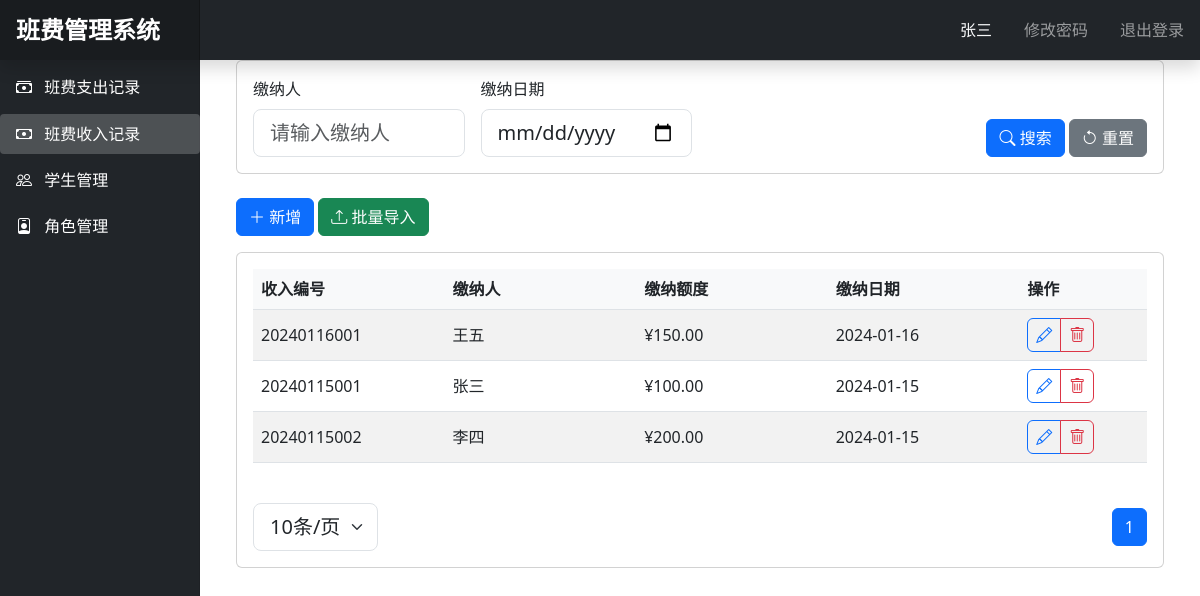
/income (signed in), run on an earlier commit of the app's database.
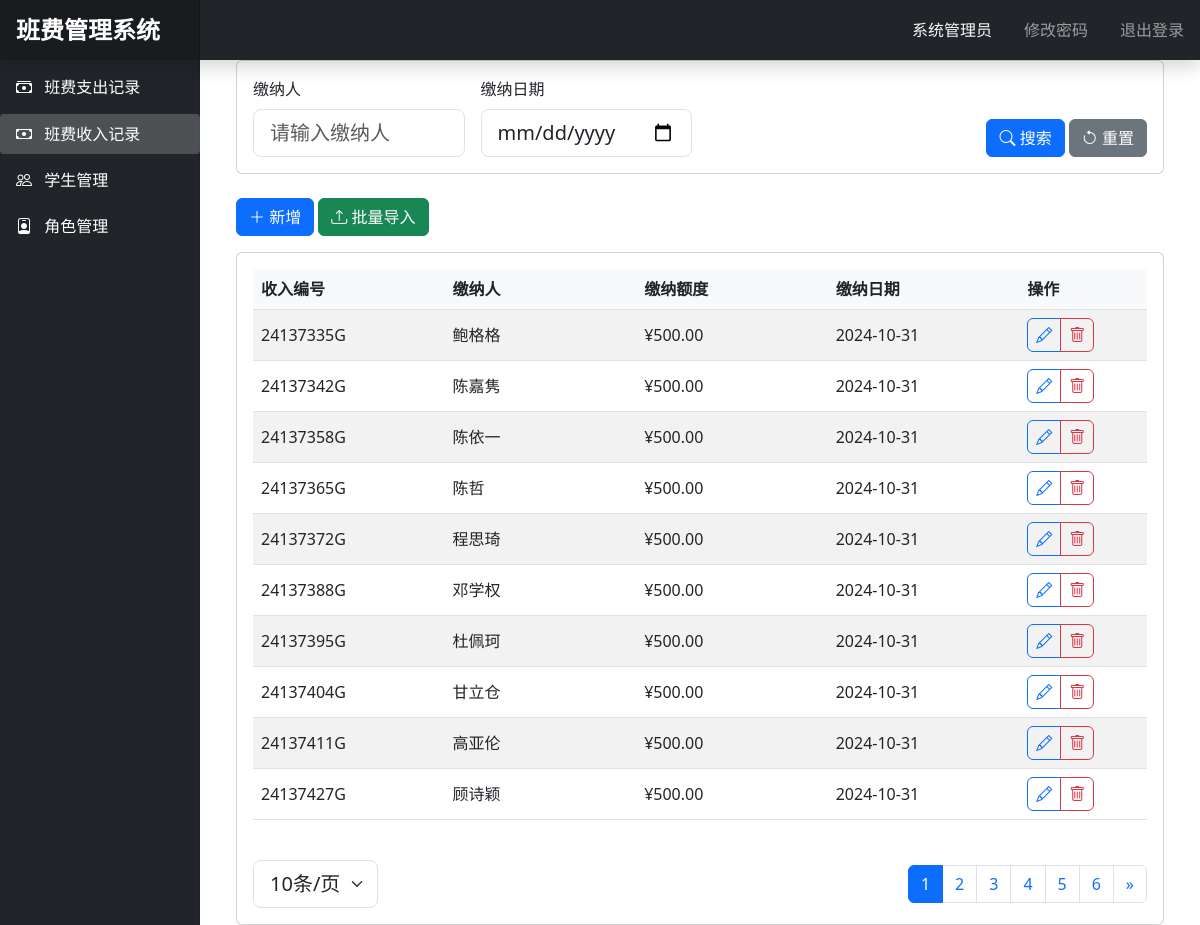
And on a later commit of the database.
### app.py (models this page shows, shortened)
class Student(db.Model):
    id = db.Column(db.Integer, primary_key=True)
    student_no = db.Column(db.String(20), unique=True, nullable=False)
    name = db.Column(db.String(50), nullable=False)
    phone = db.Column(db.String(20), nullable=False)
    email = db.Column(db.String(100), nullable=False)
    role = db.Column(db.String(20), nullable=False)
    status = db.Column(db.String(20), nullable=False, default='启用')
    password_hash = db.Column(db.String(120), nullable=False, default='123456')  # 添加密码字段
    created_at = db.Column(db.DateTime, default=datetime.utcnow)
    is_active = True
    is_authenticated = True
    is_anonymous = False

class Income(db.Model):
    id = db.Column(db.Integer, primary_key=True)
    income_no = db.Column(db.String(20), unique=True, nullable=False)  # 收入编号
    user = db.Column(db.String(50), nullable=False)  # 缴纳人
    amount = db.Column(db.Float, nullable=False)  # 缴纳额度
    date = db.Column(db.Date, nullable=False)  # 缴纳日期

### app.py (the view)
@app.route('/income')
@login_required
def income():
    page = request.args.get('page', 1, type=int)
    per_page = request.args.get('per_page', 10, type=int)
    query = Income.query
    user = request.args.get('user')
    if user:
        query = query.filter(Income.user.like(f'%{user}%'))
    date = request.args.get('date')
    if date:
        query = query.filter(Income.date == datetime.strptime(date, '%Y-%m-%d').date())
    query = query.order_by(Income.date.desc())
    pagination = query.paginate(page=page, per_page=per_page, error_out=False)
    incomes = pagination.items
    return render_template('income.html', incomes=incomes, pagination=pagination)

### app.py (called while the page is built)
@login_manager.user_loader
def load_user(user_id):
    return Student.query.get(int(user_id))

### templates/income.html (shortened to what the changed rows need)
{% extends "base.html" %}
{% block content %}
    <div class="container-fluid" style="max-width: 1600px; margin: 0 auto;">
        <div class="card">
            <div class="card-body">
                <div class="table-responsive">
                    <table class="table table-striped table-hover">
                        <thead>
                        <tr>
                            <th style="width: 15%" class="fs-6">收入编号</th>
                            <th style="width: 15%" class="fs-6">缴纳人</th>
                            <th style="width: 15%" class="fs-6">缴纳额度</th>
                            <th style="width: 15%" class="fs-6">缴纳日期</th>
                            <th style="width: 10%" class="fs-6">操作</th>
                        </tr>
                        </thead>
                        <tbody>
                        {% for income in incomes %}
                            <tr data-id="{{ income.id }}">
                                <td class="text-truncate fs-6" style="max-width: 150px;">{{ income.income_no }}</td>
                                <td class="text-truncate fs-6" style="max-width: 150px;">{{ income.user }}</td>
                                <td class="text-truncate fs-6" style="max-width: 150px;">
                                    ¥{{ "%.2f"|format(income.amount) }}</td>
                                <td class="text-truncate fs-6"
                                    style="max-width: 150px;">{{ income.date.strftime('%Y-%m-%d') }}</td>
                                <td>
                                    <div class="btn-group">
                                        <button class="btn btn-outline-primary" onclick="editIncome({{ income.id }})"
                                                title="编辑">
                                            <i class="bi bi-pencil"></i>
                                        </button>
                                        <button class="btn btn-outline-danger" onclick="deleteIncome({{ income.id }})"
                                                title="删除">
                                            <i class="bi bi-trash"></i>
                                        </button>
                                    </div>
                                </td>
                            </tr>
                        {% endfor %}
                        </tbody>
                    </table>
                </div>
                <nav aria-label="Page navigation" class="mt-4">
                    <div class="d-flex justify-content-between align-items-center">
                        <ul class="pagination mb-0">
                            {% for page in pagination.iter_pages() %}
                                {% if page %}
                                    <li class="page-item {% if page == pagination.page %}active{% endif %}">
                                        <a class="page-link"
                                           href="{{ url_for('income', page=page, user=request.args.get('user', ''), date=request.args.get('date', ''), per_page=request.args.get('per_page', 10)) }}">{{ page }}</a>
                                    </li>
                                {% else %}
                                    <li class="page-item disabled"><span class="page-link">...</span></li>
                                {% endif %}
                            {% endfor %}
                            {% if pagination.has_next %}
                                <li class="page-item">
                                    <a class="page-link"
                                       href="{{ url_for('income', page=pagination.next_num, user=request.args.get('user', ''), date=request.args.get('date', ''), per_page=request.args.get('per_page', 10)) }}">&raquo;</a>
                                </li>
                            {% endif %}
                        </ul>
                    </div>
                </nav>
            </div>
        </div>
    </div>
{% endblock %}

### templates/base.html (shortened to what this page needs)
<!DOCTYPE html>
<html lang="zh">
<head>
    <link href="https://cdn.jsdelivr.net/npm/bootstrap@5.3.0/dist/css/bootstrap.min.css" rel="stylesheet">
    <link href="https://cdn.jsdelivr.net/npm/bootstrap-icons@1.7.2/font/bootstrap-icons.css" rel="stylesheet">
</head>
<body>
    <nav class="navbar navbar-dark sticky-top bg-dark flex-md-nowrap p-0 shadow">
        <a class="navbar-brand col-md-3 col-lg-2 me-0 px-3" href="#">班费管理系统</a>
        <div class="navbar-nav">
            <div class="nav-item text-nowrap d-flex align-items-center">
                <span class="nav-link px-3 text-light">{{ current_user.name }}</span>
                <a class="nav-link px-3" href="{{ url_for('change_password') }}">修改密码</a>
                <a class="nav-link px-3" href="/logout">退出登录</a>
            </div>
        </div>
    </nav>
    <div class="container-fluid">
        <div class="row">
            <nav id="sidebarMenu" class="col-md-3 col-lg-2 d-md-block bg-dark sidebar collapse">
                <div class="position-sticky pt-3">
                    <ul class="nav flex-column">
                        <li class="nav-item">
                            <a class="nav-link {% if request.endpoint == 'expenses' %}active{% endif %}"
                               href="{{ url_for('expenses') }}">
                                <i class="bi bi-cash-stack"></i>
                                班费支出记录
                            </a>
                        </li>
                        <li class="nav-item">
                            <a class="nav-link {% if request.endpoint == 'income' %}active{% endif %}"
                               href="{{ url_for('income') }}">
                                <i class="bi bi-cash"></i>
                                班费收入记录
                            </a>
                        </li>
                        <li class="nav-item">
                            <a class="nav-link {% if request.endpoint == 'students' %}active{% endif %}"
                               href="{{ url_for('students') }}">
                                <i class="bi bi-people"></i>
                                学生管理
                            </a>
                        </li>
                        <li class="nav-item">
                            <a class="nav-link {% if request.endpoint == 'roles' %}active{% endif %}"
                               href="{{ url_for('roles') }}">
                                <i class="bi bi-person-badge"></i>
                                角色管理
                            </a>
                        </li>
                    </ul>
                </div>
            </nav>
            <main class="col-md-9 ms-sm-auto col-lg-10 px-md-4">
                {% block content %}{% endblock %}
            </main>
        </div>
    </div>
</body>
</html>

What changed in the data, as far as the page shows it:
no longer on this page (row edited): Student: name "张三"
removed Income: income_no "20240116001", user "王五", amount "150.00", date "2024-01-16"
removed Income: income_no "20240115001", user "张三", amount "100.00", date "2024-01-15"
removed Income: income_no "20240115002", user "李四", amount "200.00", date "2024-01-15"
added Student: name "系统管理员"
added Income: income_no "24137335G", user "鲍格格", amount "500.00", date "2024-10-31"
added Income: income_no "24137342G", user "陈嘉隽", amount "500.00", date "2024-10-31"
added Income: income_no "24137358G", user "陈依一", amount "500.00", date "2024-10-31"
added Income: income_no "24137365G", user "陈哲", amount "500.00", date "2024-10-31"
added Income: income_no "24137372G", user "程思琦", amount "500.00", date "2024-10-31"
added Income: income_no "24137388G", user "邓学权", amount "500.00", date "2024-10-31"
added Income: income_no "24137395G", user "杜佩珂", amount "500.00", date "2024-10-31"
added Income: income_no "24137404G", user "甘立仓", amount "500.00", date "2024-10-31"
added Income: income_no "24137411G", user "高亚伦", amount "500.00", date "2024-10-31"
added Income: income_no "24137427G", user "顾诗颖", amount "500.00", date "2024-10-31"
Also different on the page:
new list line: "2"
new list line: "3"
new list line: "4"
new list line: "5"
new list line: "6"
